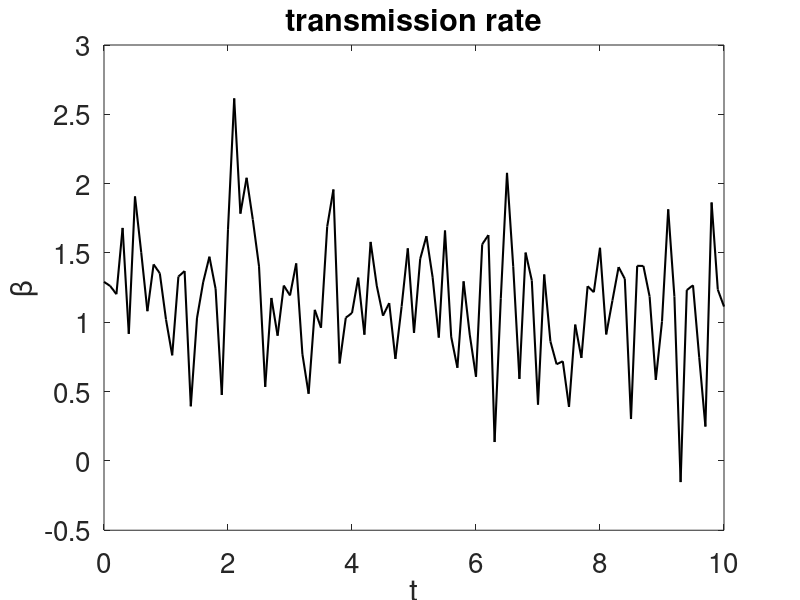

MATLAB code for this plot: (Note: this script raises an error after producing the figure.)
% Copyright 2015, All Rights Reserved
% Code by Steven L. Brunton
% For Paper, "Discovering Governing Equations from Data: 
%        Sparse Identification of Nonlinear Dynamical Systems"
% by S. L. Brunton, J. L. Proctor, and J. N. Kutz

clear all, close all, clc
figpath = '../figures/';
addpath('./utils');

%% generate Data
polyorder = 3;
usesine = 0;

beta0 = 1.1;
gamma = 0.5;

n = 2;
%% solve sir 
s0 = 0.9; i0 = 0.1;
x0 = [s0 i0]
h = 0.1; tspan = [0:h:10]; 
S = [];
I = [];
eps = .5;
betaVec = [];
for idx = tspan
    beta = beta0 + eps*randn;
    betaVec = [betaVec beta];
    s1 = s0 + h*(-beta*s0.*i0);
    i1 = i0 + h*(beta*s0.*i0 - gamma*i0);
    S = [S s1]; I = [I i1];
    s0 = s1; i0 = i1; 
end
x = [S', I'];
t = tspan;

figure (1)
plot(tspan, betaVec,'-k','linewidth',1.5);
xlabel('t');
ylabel('\beta');
title('transmission rate')
xlim([tspan(1) tspan(end)])
set(gca,'fontsize',20)



% figure (1)
% subplot(2,1,1)
% plot(t,x(:,1),'-k','LineWidth',1.5); hold on 
% subplot(2,1,2)
% plot(t,x(:,2),'-k','LineWidth',1.5); 

%% compute Derivative
eps = 0.01;
dx =  zeros(size(x));
for i=1:length(x)
    dx(i,:) = sir(0,x(i,:),beta0,gamma);
end
dx = dx + eps*randn(size(dx));


%% pool Data  (i.e., build library of nonlinear time series)
Theta = poolData(x,n,polyorder,usesine);
m = size(Theta,2);

%% compute Sparse regression: sequential least squares
lambda = 0.025;    % lambda is our sparsification knob.
% lambda=0.01;
Xi = sparsifyDynamics(Theta,dx,lambda,n)
poolDataLIST({'x','y'},Xi,n,polyorder,usesine);

%% FIGURE 1:  LOTKA for T\in[0,20]
tA =t; xA = x; 
% [tA,xA]=ode45(@(t,x)sir(t,x,beta,gamma),tspan,x0,options);   % true model
options = odeset('RelTol',1e-12,'AbsTol',1e-12*ones(1,n));
[tB,xB]=ode45(@(t,x)sparseGalerkin(t,x,Xi,polyorder,usesine),tspan,x0,options);  % approximate

figure (2)
subplot(1,2,1)
plot(xA(:,1),xA(:,2),'-k','LineWidth',2); hold on
xlabel('x')
ylabel('y')
title('true model')
set(gca,'fontsize',15)
subplot(1,2,2)
plot(xB(:,1),xB(:,2),'--k','LineWidth',2)
xlabel('S')
ylabel('I')
title('approximation')
set(gca,'fontsize',15)


figure (3)
subplot(2,1,1)
plot(tA,xA(:,1),'-k','LineWidth',2); hold on 
plot(tB,xB(:,1),'--r','LineWidth',2); hold on
xlabel('t')
ylabel('S')
legend('true model','approximation')
set(gca,'fontsize',15)
subplot(2,1,2)
plot(tA,xA(:,2),'-k','LineWidth',2); hold on 
plot(tB,xB(:,2),'--r','LineWidth',2);
xlabel('t')
ylabel('I')
legend('true model','approximation')
set(gca,'fontsize',15)


